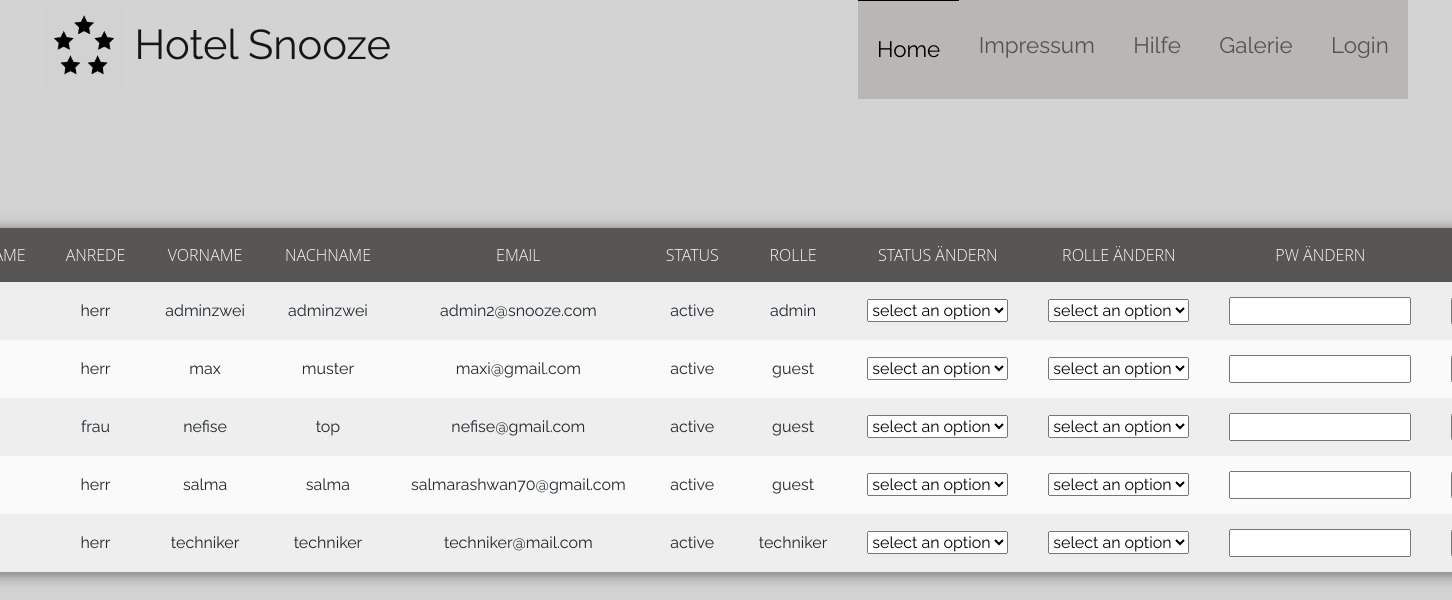
Screenshot of /alleuser.php with the database file from the repository.
### tables this page shows
CREATE TABLE `user` (
  `benutzername` varchar(15) NOT NULL,
  `pwd` varchar(100) NOT NULL,
  `anrede` varchar(7) NOT NULL,
  `vorname` varchar(30) NOT NULL,
  `nachname` varchar(30) NOT NULL,
  `email` varchar(30) NOT NULL,
  `active` varchar(15) NOT NULL,
  `rolle` varchar(10) NOT NULL
);

### alleuser.php (the view, shortened to what this page needs)
<!DOCTYPE html>
<html lang="en">
<head>
  <link href="https://cdn.jsdelivr.net/npm/bootstrap@5.1.3/dist/css/bootstrap.min.css" rel="stylesheet">
  <link rel="stylesheet" href="CSS/style.css">
  <link rel="stylesheet" href="https://cdnjs.cloudflare.com/ajax/libs/font-awesome/4.7.0/css/font-awesome.min.css">
</head>
<body class="ticketbody">
 <?php
    include 'nav.php';
 ?>
<?php
require_once('DB/files/dbaccess.php');
$db_obj = new mysqli($host, $user, $password, $database);
$sql = "SELECT * from user;";
$stmt = $db_obj->prepare($sql);
$stmt->execute();
$result = $stmt->get_result();
if ($result->num_rows > 0) {
    echo "<table>
    <tr>
        <th>BENUTZERNAME</th>
        <th>ANREDE</th>
        <th>VORNAME</th>
        <th>NACHNAME</th>
        <th>EMAIL</th>
        <th>STATUS</th>
        <th>ROLLE</th>
        <th>STATUS ÄNDERN</th>
        <th>ROLLE ÄNDERN</th>
        <th>PW ÄNDERN</th>
        <th></th>
        <th></th>
    </tr>";
    while($row = mysqli_fetch_array($result)) {
        echo "<tr>
        <td>".$row['benutzername']."</td>
        <td>".$row['anrede']."</td>
        <td>".$row['vorname']."</td>
        <td>".$row['nachname']."</td>
        <td>".$row['email']."</td>
        <td>".$row['active']."</td>
        <td>".$row['rolle']."</td>
        <form action='DB/files/update_user.php' method='POST'>
        <td>
             <select name='status' >
                         <option disabled selected value>select an option</option>
                         <option value='active' name='active' id='active' >aktiv</option>
                         <option value='inaktiv' name='inaktiv' id='inaktiv' >inaktiv</option>
        </td>
        <td>
                <select name='rolle' >
                    <option disabled selected value>select an option</option>
                    <option value='guest' name='guest' id='guest' >gast</option>
                    <option value='techniker' name='techniker' id='techniker'>techniker</option>
        </td>
        <td>
        <input type='text' name='pwd' type='hidden'  maxlength='100'></text>
        </td>
        <td><input type='submit'></input></td>
        <td><input name='benutzername' value='".$row['benutzername']."' type='hidden'></td>
       </form>
    </tr>";
      }
  } else {
    echo "0 results";
  }
  echo "</table>";
?>
</body>

### nav.php (shortened to what this page needs)
<!DOCTYPE html>
<html lang="en">
<head>
    <link href="https://cdn.jsdelivr.net/npm/bootstrap@5.1.3/dist/css/bootstrap.min.css" rel="stylesheet">
    <link rel="stylesheet" href="https://cdnjs.cloudflare.com/ajax/libs/font-awesome/4.7.0/css/font-awesome.min.css">
    <link rel="stylesheet" href="CSS/style.css">
</head>
<body>
    <nav class="navbar navbar-expand-lg navbar-light fixed-top">
      <div class="container-fluid">
        <a class="navbar-brand" href="#"><img src="images/stars.png" alt="" width="80" height="80" class="d-inline-block"> Hotel Snooze</a>
        <div class="collapse navbar-collapse" id="navbarSupportedContent">
          <ul class="navbar-nav ms-auto ">
            <li class="nav-item" style="background-color: rgba(158, 155, 152, 0.50);">
              <a class="nav-link active" aria-current="page" href="./index.php">Home</a>
            </li>
            <li class="nav-item" style="background-color: rgba(158, 155, 152, 0.50);">
              <a class="nav-link" href="./impressum.php">Impressum</a>
            </li>
            <li class="nav-item" style="background-color: rgba(158, 155, 152, 0.50);">
              <a class="nav-link" href="./hilfeseite.php">Hilfe</a>
            </li>
            <li class="nav-item" style="background-color: rgba(158, 155, 152, 0.50);">
              <a class="nav-link" href="./hotelgalerie.php">Galerie</a>
            </li>
            <?php
            if(!isset($_SESSION['user']))
            {
              echo "<li class='nav-item' style='background-color: rgba(158, 155, 152, 0.50);'>
              <a class='nav-link' href='./login.php'>Login</a>
            </li>";
            }
            ?>
          </ul>
        </div>
      </div>
    </nav>
</body>
</html>

### CSS/style.css (style rules this page uses)
* { margin: 0; padding: 0; font-family: 'Raleway', sans-serif; }
nav { display: flex; padding: 2% 6%; justify-content: space-between; align-items: center; }
.navbar-brand { font-size: 2.6rem; }
.navbar-expand-lg .navbar-nav .nav-link { padding: 2rem 1.2rem; font-size: 1.4rem; position: relative; }
.navbar-expand-lg .navbar-nav .nav-link.active { border-top: 4px solid ; color: rgb(0, 0, 0); }
.nav-link { flex: 1; font-size:25px; text-align: right; }
.nav-link::after { content: ''; width: 0%; height: 1px; background:rgb(75, 74, 74); display: block; margin: auto; transition:0.5s; }
.navbar-nav { list-style-type: none; }
.navbar { padding: 3rem 2rem; height: 0rem; min-height: 12vh; }
table { position: absolute; z-index: 2; left: 50%; top: 50%; transform: translate(-50%,-50%); width: 70%; border-collapse: collapse; border-spacing: 0; box-shadow: 0 2px 15px rgba(64,64,64,.7); border-radius: 12px 12px 0 0; overflow-y: hidden; }
td , th { padding: 15px 20px; text-align: center; }
th { background-color: #585555; color: #fafafa; font-family: 'Open Sans',Sans-serif; font-weight: 200; text-transform: uppercase; }
tr { width: 100%; background-color: #fafafa; font-family: 'Montserrat', sans-serif; }
tr:nth-child(even) { background-color: #eeeeee; }

### nav.php (style rules this page uses)
body { background-color: lightgray; }

### rows the page displays
user: anrede "herr", vorname "adminzwei", nachname "adminzwei", email "admin2@snooze.com", active "active", rolle "admin"
user: anrede "herr", vorname "max", nachname "muster", email "maxi@gmail.com", active "active", rolle "guest"
user: anrede "frau", vorname "nefise", nachname "top", email "nefise@gmail.com", active "active", rolle "guest"
user: anrede "herr", vorname "salma", nachname "salma", email "salmarashwan70@gmail.com", active "active", rolle "guest"
user: anrede "herr", vorname "techniker", nachname "techniker", email "techniker@mail.com", active "active", rolle "techniker"
